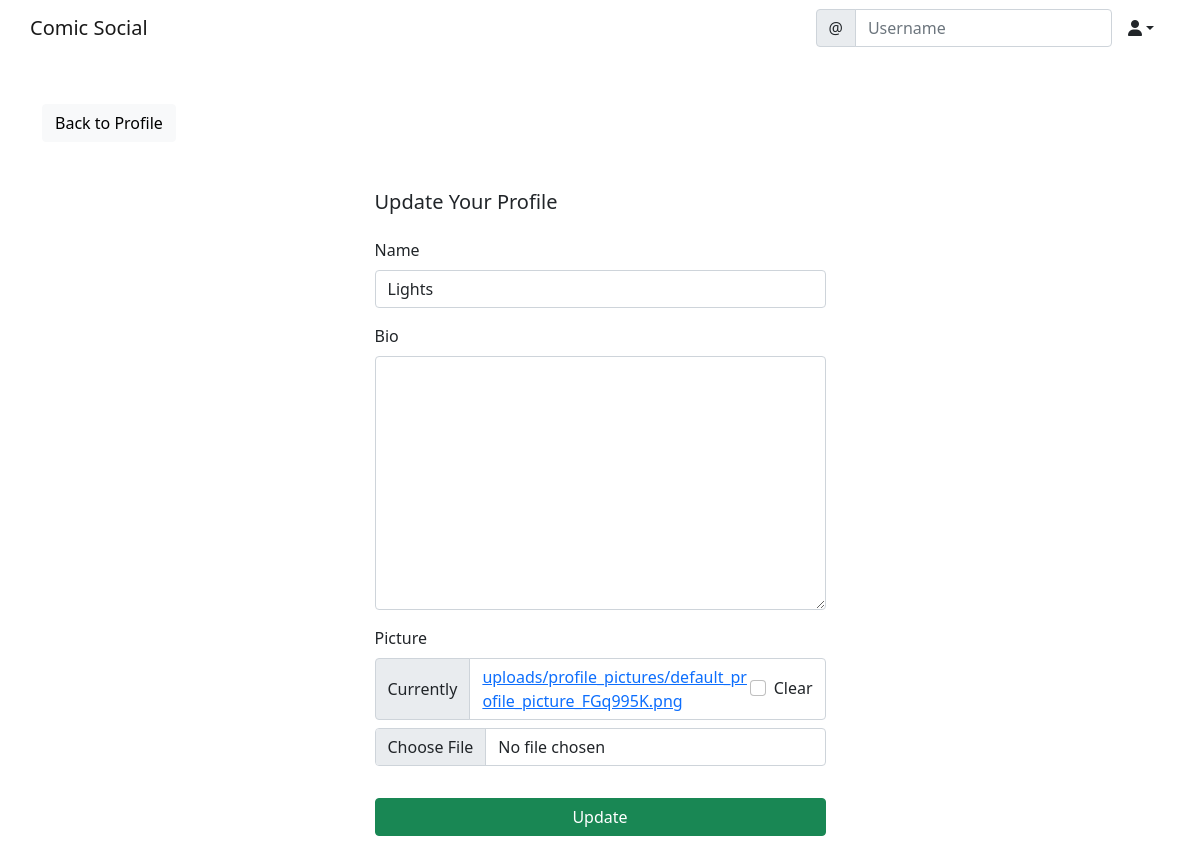
The app's page /social/profile/edit/1/ (signed in), older data.
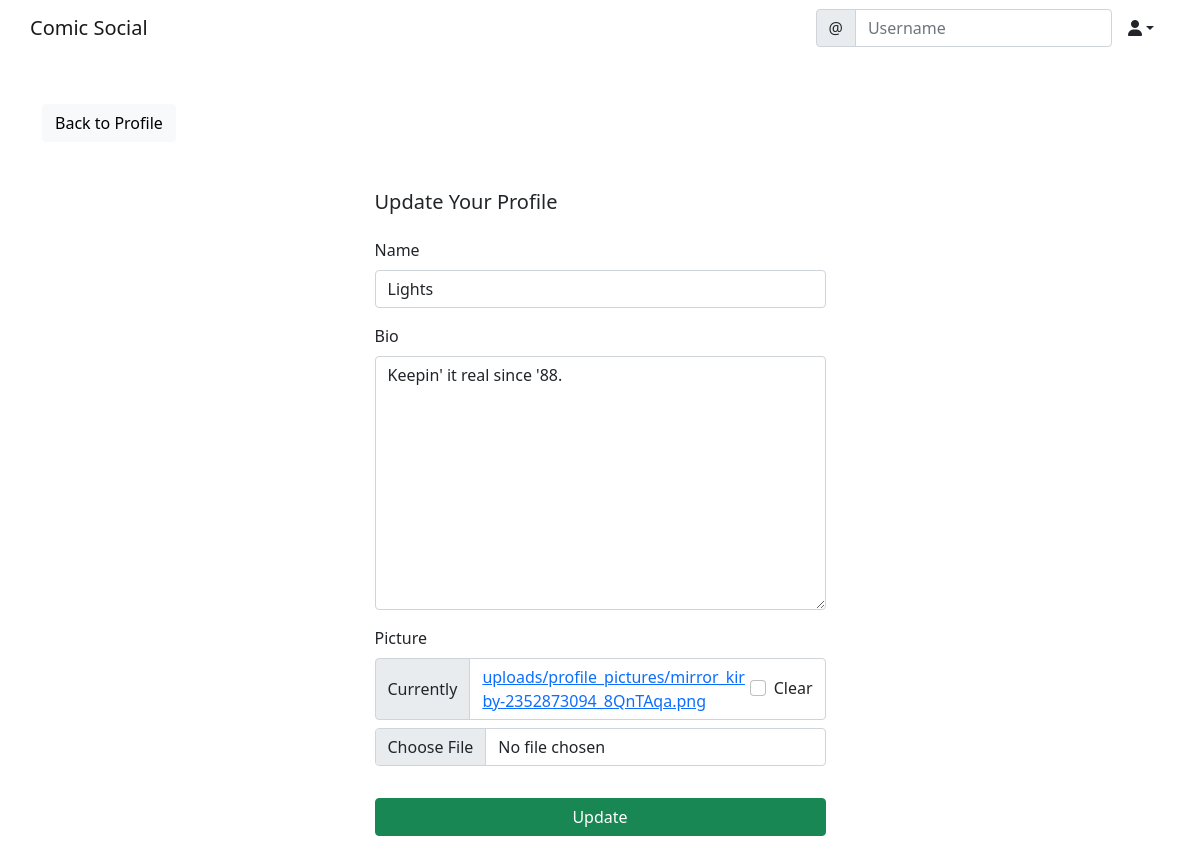
The same page, newer data.
### social/models.py (models this page shows)
class UserProfile(models.Model):
	user = models.OneToOneField(User, primary_key=True, verbose_name = 'user', related_name = 'profile', on_delete = models.CASCADE)
	name = models.CharField(max_length = 30, blank = True, null = True)
	bio = models.TextField(max_length = 500, blank = True)
	picture = models.ImageField(upload_to =
'uploads/profile_pictures/', default = 'uploads/profile_pictures/default.png', blank = True)
	followers = models.ManyToManyField(User, blank = True, related_name = 'followers')

### social/views.py (the view, shortened to what this page needs)
# urls.py: path('profile/edit/<int:pk>/', ProfileEditView.as_view(), name = 'profile-edit'),
class ProfileEditView(LoginRequiredMixin, UserPassesTestMixin, UpdateView):
	model = UserProfile
	fields = ['name', 'bio', 'picture']
	template_name = 'profile_edit.html'
	def test_func(self):
		profile = self.get_object()
		return self.request.user == profile.user

### social/templates/profile_edit.html (shortened to what this page needs)
{% extends 'landing/base.html' %}
{% load crispy_forms_tags %}
{% block content %}
<div class="container">
    <div class="row mt-5">
        <div class="col-md-3 col-sm-6">
            <a href="{% url 'profile' object.pk %}" class="btn
btn-light">Back to Profile</a>
        </div>
    </div>
    <div class="row justify-content-center mt-5">
        <div class="col-md-5 col-sm-12">
            <h5>Update Your Profile</h5>
        </div>
    </div>
    <div class="row justify-content-center mt-3 mb-5">
        <div class="col-md-5 col-sm-12">
            <form method="POST" enctype="multipart/form-data">
                {{ form | crispy }}
                <div class="d-grid gap-2">
                    <button class="btn btn-success mt-3">Update</button>
                </div>
            </form>
        </div>
    </div>
</div>
{% endblock content %}

Row changes from the older to the newer data that the page shows:
changed UserProfile "Lights": bio (not shown) → "Keepin' it real since '88."
Text that changed along with them:
text no longer shown: "Name Bio Picture Currently uploads/profile_pictures/default_profile_picture_FGq995K.png Clear"
text now shown: "Name Bio Picture Currently uploads/profile_pictures/mirror_kirby-2352873094_8QnTAqa.png Clear"
